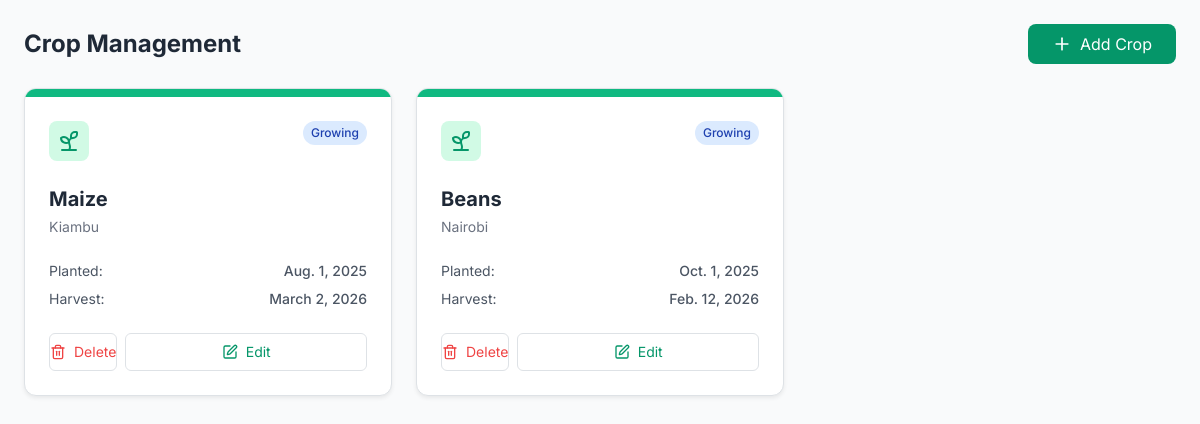
The page /crops/ on the database as committed earlier.
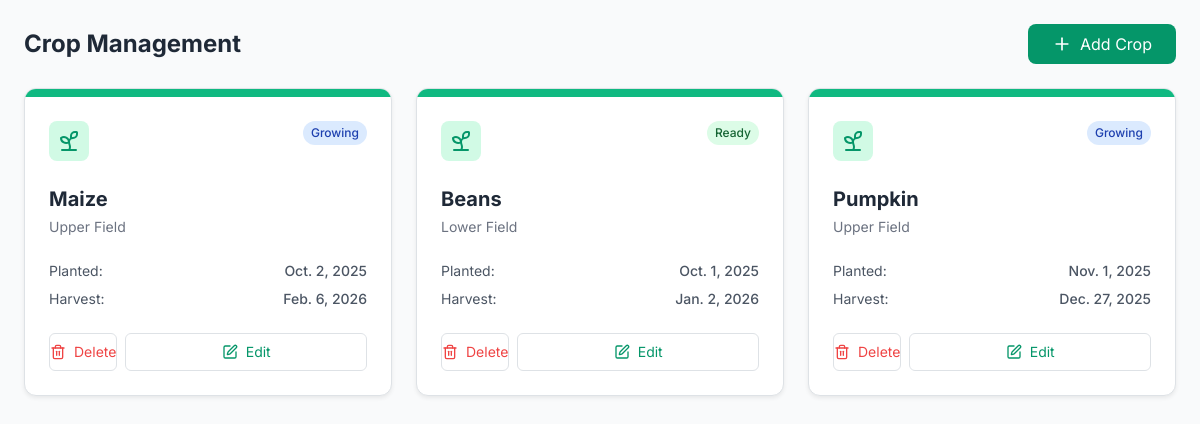
The same page on the database as committed later.
### farm/models.py (models this page shows, shortened)
class Crop(models.Model):
    type = models.CharField(max_length=100)  # crop type e.g., Maize
    fieldLocation = models.CharField(max_length=150)
    plantingDate = models.DateField()
    expectedHarvestDate = models.DateField(blank=True, null=True)
    status = models.CharField(max_length=50, default='Growing')  # Growing, Ready, Harvested
    owner = models.ForeignKey(User, on_delete=models.CASCADE, blank=True, null=True)
    created_at = models.DateTimeField(auto_now_add=True)

### farm/views.py (the view)
# urls.py: path('crops/', views.crops, name='crops'),
def crops(request):
    crops_list = Crop.objects.all()
    return render(request,'crops.html', {"crops_list":crops_list})

### farm/templates/crops.html (shortened to what this page needs)
{% extends 'base.html' %}
{% block content %}
<div>
  <div class="flex justify-between items-center mb-6">
    <h1 class="text-2xl font-bold text-gray-800">Crop Management</h1>
    <button onclick="document.getElementById('addModal').classList.remove('hidden')" class="bg-emerald-600 hover:bg-emerald-700 text-white px-4 py-2 rounded-lg flex items-center gap-2">
      <i data-lucide="plus" class="w-5 h-5"></i>
      Add Crop
    </button>
  </div>
  <div class="grid grid-cols-1 md:grid-cols-2 lg:grid-cols-3 gap-6">
    {% for crop in crops_list %}
      <div class="bg-white rounded-xl shadow-sm border border-gray-100 overflow-hidden hover:shadow-md transition-shadow">
        <div class="h-2 bg-emerald-500 w-full"></div>
        <div class="p-6">
          <div class="flex justify-between items-start mb-4">
            <div class="p-2 bg-emerald-100 rounded-lg">
              <i data-lucide="sprout" class="text-emerald-600 w-6 h-6"></i>
            </div>
            <span class="text-xs px-2 py-1 rounded-full font-medium
               {% if crop.status == 'Ready' %}bg-green-100 text-green-800
               {% elif crop.status == 'Harvested' %}bg-gray-100 text-gray-600
               {% else %}bg-blue-100 text-blue-800{% endif %}">
                {{ crop.status }}
            </span>
          </div>
          <h3 class="text-xl font-bold text-gray-800 mb-1">{{ crop.type }}</h3>
          <p class="text-gray-500 text-sm mb-4">{{ crop.fieldLocation }}</p>
          <div class="space-y-2 text-sm text-gray-600">
            <div class="flex justify-between">
              <span>Planted:</span>
              <span class="font-medium">{{ crop.plantingDate }}</span>
            </div>
            <div class="flex justify-between">
              <span>Harvest:</span>
              <span class="font-medium">{{ crop.expectedHarvestDate|default:'N/A' }}</span>
            </div>
          </div>
           <div class="mt-6 flex gap-2">
              <form action="{% url 'delete_crop' crop.id %}" method="POST" onsubmit="return confirm('Are you sure you want to delete this crop record?');" class="flex-1">
                  <button type="submit" class="w-full py-2 border border-red-200 text-red-500 hover:bg-red-50 rounded text-sm transition-colors flex justify-center items-center gap-2">
                    <i data-lucide="trash-2" class="w-4 h-4"></i> Delete
                  </button>
              </form>
               <button onclick="document.getElementById('editModal-{{ crop.id }}').classList.remove('hidden')"
                    class="w-full py-2 border border-emerald-200 text-emerald-600 hover:bg-emerald-50 rounded text-sm transition-colors flex justify-center items-center gap-2">
              <i data-lucide="edit" class="w-4 h-4"></i> Edit
            </button>
          </div>
        </div>
      </div>
      {% empty %}
      <div class="col-span-full text-center py-12 bg-white rounded-xl border border-dashed border-gray-300">
        <p class="text-gray-500">No active crops. Start planting today!</p>
      </div>
    {% endfor %}
  </div>
</div>
{% endblock %}

### farm/templates/base.html (shortened to what this page needs)
<!DOCTYPE html>
<html lang="en">
<head>
    <link href="https://cdn.jsdelivr.net/npm/bootstrap@5.3.0/dist/css/bootstrap.min.css" rel="stylesheet">
</head>
<body class="bg-gray-50 text-gray-900 antialiased">
    <div class="flex min-h-screen flex-col md:flex-row">
        <main class="flex-1 p-4 md:p-8 overflow-y-auto">
            <div class="max-w-7xl mx-auto">
                {% block content %}
                {% endblock %}
            </div>
        </main>
    </div>
    <script src="https://cdn.tailwindcss.com"></script>
</body>
</html>

### farm/templates/base.html (style rules this page uses)
body { font-family: 'Inter', sans-serif; }

Rows that differ between the two databases and show on the page:
removed Crop: status "Growing", type "Maize", fieldLocation "Kiambu", plantingDate "Aug. 1, 2025", expectedHarvestDate "March 2, 2026"
removed Crop: status "Growing", type "Beans", fieldLocation "Nairobi", plantingDate "Oct. 1, 2025", expectedHarvestDate "Feb. 12, 2026"
added Crop: status "Growing", type "Maize", fieldLocation "Upper Field", plantingDate "Oct. 2, 2025", expectedHarvestDate "Feb. 6, 2026"
added Crop: status "Ready", type "Beans", fieldLocation "Lower Field", plantingDate "Oct. 1, 2025", expectedHarvestDate "Jan. 2, 2026"
added Crop: status "Growing", type "Pumpkin", fieldLocation "Upper Field", plantingDate "Nov. 1, 2025", expectedHarvestDate "Dec. 27, 2025"
